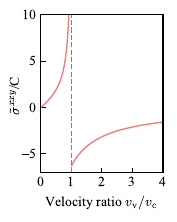

Write the Python code that produced this figure.
# %%
from cmath import pi
from re import S
import numpy as np
import matplotlib.pyplot as plt

neps1 = 100
ntheta = 2000
eps_stop = 5


eps, theta = np.meshgrid(
    np.linspace(start=0, stop=1, num=neps1)[:-1],
    np.linspace(start=0, stop=2 * pi, num=ntheta),
)

kx = 1 / (1 - eps**2) * (np.sin(theta) + eps)
normk = eps * kx + 1
norm_dvg_f = np.sqrt(1 - 2 * eps * kx / normk + eps**2)
dl = np.sqrt(np.sin(theta) ** 2 * (1 - eps**2) + np.cos(theta) ** 2) / (1 - eps**2)
sigmas1 = np.sum(kx / normk**2 / norm_dvg_f * dl, axis=0) / ntheta * 2 * pi

# %%
neps = (eps_stop - 1) * neps1
ntheta = 1000
# theta_array = np.concatenate((np.linspace(start=-pi/2, stop=pi/2, num=ntheta), np.linspace(start=-pi/2, stop=pi/2, num=ntheta)))
eps, theta = np.meshgrid(
    np.linspace(start=1, stop=eps_stop, num=neps)[1:],
    np.linspace(start=-pi / 2, stop=pi / 2, num=ntheta + 2)[1:-1],
)
kx = (1 / np.cos(theta) - eps) / (eps**2 - 1)
normk = eps * kx + 1
norm_dvg_f = np.sqrt(1 - 2 * eps * kx / normk + eps**2)
dl = np.sqrt(
    1 / np.cos(theta) ** 4 / (eps**2 - 1)
    + (np.tan(theta) / np.cos(theta) / (eps**2 - 1)) ** 2
)
sigmas2 = np.sum(kx / normk**2 / norm_dvg_f * dl, axis=0) / ntheta * pi

eps, theta = np.meshgrid(
    np.linspace(start=1, stop=eps_stop, num=neps)[1:],
    np.linspace(start=pi / 2, stop=3 * pi / 2, num=ntheta + 2)[1:-1],
)
kx = (1 / np.cos(theta) - eps) / (eps**2 - 1)
normk = -eps * kx - 1
norm_dvg_f = np.sqrt(1 + 2 * eps * kx / normk + eps**2)
dl = np.sqrt(
    1 / np.cos(theta) ** 4 / (eps**2 - 1)
    + (np.tan(theta) / np.cos(theta) / (eps**2 - 1)) ** 2
)
sigmas3 = np.sum(kx / normk**2 / norm_dvg_f * dl, axis=0) / ntheta * pi

# %%
cm = 1 / 2.54  # centimeters in inches
fig = plt.figure(figsize=(4 * cm, 5.2 * cm))
plt.rcParams.update(
    {"font.size": 10, "font.family": "Times new roman", "mathtext.fontset": "cm"}
)
plt.rcParams["xtick.direction"] = "in"
plt.rcParams["ytick.direction"] = "in"
ax = fig.add_subplot(111)

ax.plot(
    np.linspace(start=0, stop=1, num=neps1)[:-1],
    sigmas1,
    label="type-1",
    c="lightcoral",
    lw=1,
)
ax.plot(
    np.linspace(start=1, stop=eps_stop, num=neps)[1:],
    sigmas2 + sigmas3,
    label="type-2",
    c="lightcoral",
    lw=1,
)
ax.axvline(1.0, color="grey", linestyle="--", lw=1)

ax.set_ylabel(r"$\tilde{\sigma}^{xxy}$/C ", fontsize=10)
ax.yaxis.set_label_coords(-0.15, 0.5)
ax.xaxis.set_label_coords(0.5, -0.15)
ax.set_xlabel(
    r"Velocity ratio $v_\mathrm{v} / v_\mathrm{c} $", fontsize=10, labelpad=-2
)
ax.tick_params(axis="both", labelsize=10)
eps_stop = 4
plt.xlim(0, eps_stop)
plt.xticks(range(0, eps_stop + 1, 1))
plt.ylim(-7, 10)
plt.savefig("integrate_kp_withoutdelta.png", dpi=1000, bbox_inches="tight")
plt.savefig("integrate_kp_withoutdelta.pdf", bbox_inches="tight", transparent=True)
# %%
